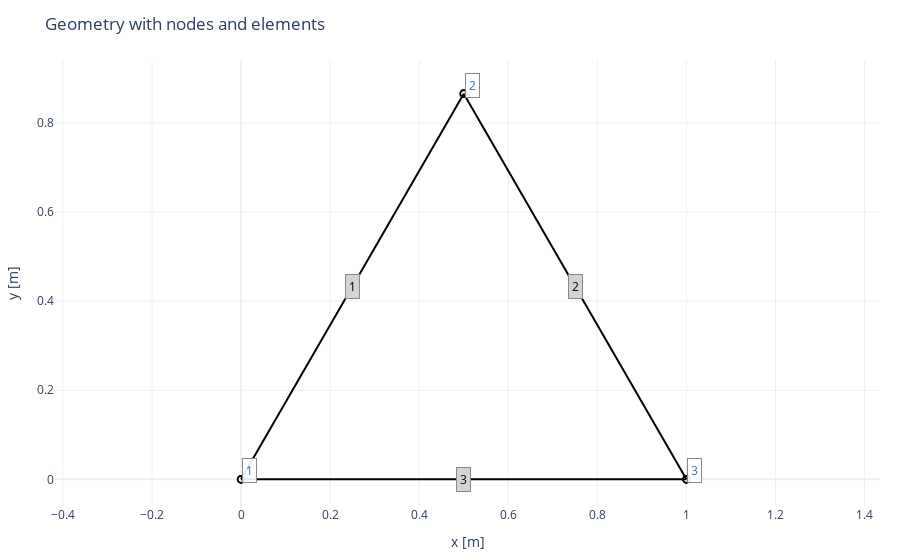

The cell this chart's notebook holds for it:
### Code cell
Lx = Le * np.cos(np.radians(60))
Ly = Le * np.sin(np.radians(60))
Ex = np.array([
    [0, Lx],
    [1, Lx],
    [0, Le]
])
Ey = np.array([ 
    [0, Ly],
    [0, Ly],
    [0, 0]
])

# Plot the truss geometry
fig = draw_discrete_elements(
    Ex, Ey,
    title="Geometry with nodes and elements",
    xlabel="x [m]",
    ylabel="y [m]",
    annotate="both"
)
fig.show()


# Topology matrix (connectivity)
Edof = np.array([
    [1, 2, 5, 6],   # Element 1
    [3, 4, 5, 6],   # Element 2
    [1, 2, 3, 4]    # Element 3
])
# Number of elements
num_el = Edof.shape[0] # => (num_rows, num_columns) => select first one 
num_dofs = np.max(np.max(Edof))

### Figure 1 — Plotly figure (JSON) as saved in the notebook; plotly's stock layout.template omitted (floating-point values rounded to 4 significant figures)
{"data": [{"hoverinfo": "skip", "line": {"color": "black", "dash": "solid", "width": 2}, "mode": "lines", "name": "elements", "type": "scatter", "x": [0, 0.5, 0, null, 1, 0.5, 1, null, 0, 1, 0, null], "y": [0, 0.866, 0, null, 0, 0.866, 0, null, 0, 0, 0, null]}, {"hovertemplate": "x=%{x:.3f}<br>y=%{y:.3f}<extra></extra>", "marker": {"color": "rgba(0,0,0,0)", "line": {"color": "black", "width": 1.6}, "size": 7, "symbol": "circle"}, "mode": "markers", "name": "nodes", "type": "scatter", "x": [0.0, 0.5, 1.0, 0.5, 0.0, 1.0], "y": [0.0, 0.866, 0.0, 0.866, 0.0, 0.0]}, {"hoverinfo": "text", "hovertext": ["Node 1", "Node 2", "Node 3"], "marker": {"color": "rgba(0,0,0,0)", "size": 1}, "mode": "markers", "showlegend": false, "type": "scatter", "x": [0.01871, 0.5187, 1.019], "y": [0.01871, 0.8847, 0.01871]}, {"hoverinfo": "text", "hovertext": ["Element 1", "Element 2", "Element 3"], "marker": {"color": "rgba(0,0,0,0)", "size": 1}, "mode": "markers", "showlegend": false, "type": "scatter", "x": [0.25, 0.75, 0.5], "y": [0.433, 0.433, 0]}], "layout": {"annotations": [{"bgcolor": "rgba(255,255,255,0.9)", "bordercolor": "#888", "borderpad": 3, "borderwidth": 1, "font": {"color": "#1f77b4", "size": 12}, "showarrow": false, "text": "1", "x": 0.01871, "xref": "x", "y": 0.01871, "yref": "y"}, {"bgcolor": "rgba(255,255,255,0.9)", "bordercolor": "#888", "borderpad": 3, "borderwidth": 1, "font": {"color": "#1f77b4", "size": 12}, "showarrow": false, "text": "2", "x": 0.5187, "xref": "x", "y": 0.8847, "yref": "y"}, {"bgcolor": "rgba(255,255,255,0.9)", "bordercolor": "#888", "borderpad": 3, "borderwidth": 1, "font": {"color": "#1f77b4", "size": 12}, "showarrow": false, "text": "3", "x": 1.019, "xref": "x", "y": 0.01871, "yref": "y"}, {"bgcolor": "lightgrey", "bordercolor": "#888", "borderpad": 3, "borderwidth": 1, "font": {"color": "#000", "size": 12}, "showarrow": false, "text": "1", "x": 0.25, "xref": "x", "y": 0.433, "yref": "y"}, {"bgcolor": "lightgrey", "bordercolor": "#888", "borderpad": 3, "borderwidth": 1, "font": {"color": "#000", "size": 12}, "showarrow": false, "text": "2", "x": 0.75, "xref": "x", "y": 0.433, "yref": "y"}, {"bgcolor": "lightgrey", "bordercolor": "#888", "borderpad": 3, "borderwidth": 1, "font": {"color": "#000", "size": 12}, "showarrow": false, "text": "3", "x": 0.5, "xref": "x", "y": 0, "yref": "y"}], "margin": {"b": 40, "l": 40, "r": 20, "t": 60}, "showlegend": false, "title": {"text": "Geometry with nodes and elements"}, "xaxis": {"title": {"text": "x [m]"}}, "yaxis": {"scaleanchor": "x", "scaleratio": 1, "title": {"text": "y [m]"}}}}
